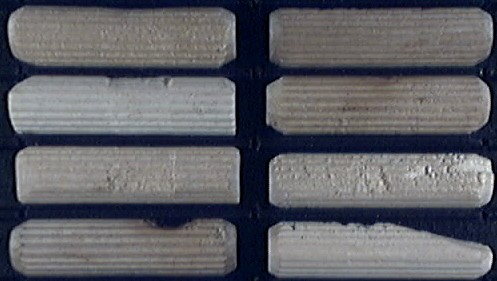
#> input picture task11.jpg, 497 x 281 px
$ python task11_a.py
#> lines starting #> are read from the running program, lines starting #| are printed output that depends on the picture; after the words box and inside, x2 and y2 are one past the last pixel; in counts of white or black regions, pixels touching at a corner belong together
"""
Task:
11. Attēlu struktūras analīze
11.a) Izstrādāt datorprogrammu attēlu sliekšņošanai, sliekšņa vērtību nosakot pēc histogrammas.

Author:
Katerina Kuzmina, kk20156

Date:
08.06.2023

Šajā uzdevumā tiek aprēķināta attēla sliekšņošana,
sliekšņa vērtību nosakot pēc histogrammas.
Un tiek izmantota Otsa metode, kur attēla pikseļus
var iedalīt divās klasēs: pikseļi ar intensitāti zem sliekšņa
un pikseļi ar intensitāti virs sliekšņa..
"""

import cv2
import numpy as np


# getting histogram from an image
def find_histogram(image):
    histogram = cv2.calcHist([image], [0], None, [256], [0, 256])
    return histogram


# implementing of Otsu method to determine the best threshold value
def otsu_method(image):
    histogram = find_histogram(image)
    best_threshold = 0
    best_interclass_variance = 0

    for threshold in range(256):

        # sum of histogram values
        # [0, threshold] and [threshold + 1, end of histogram]
        class1_pixels = histogram[:threshold + 1].sum()
        class2_pixels = histogram[threshold + 1:].sum()

        # pixel intensity
        class1_intensity = np.arange(threshold + 1)
        class2_intensity = np.arange(threshold + 1, 256)

        # mean value
        if class1_pixels > 0:
            class1_mean = np.sum(class1_intensity * histogram[:threshold]) / (class1_pixels + 1e-8)
        else:
            class1_mean = 0

        if class2_pixels > 0:
            class2_mean = np.sum(class2_intensity * histogram[threshold:]) / (class2_pixels + 1e-8)
        else:
            class2_mean = 0

        # calculation of interclass variance
        interclass_variance = class1_pixels * class2_pixels * ((class1_mean - class2_mean) ** 2)

        # updating the best threshold value
        if interclass_variance > best_interclass_variance:
            best_interclass_variance = interclass_variance
            best_threshold = threshold

    return best_threshold


def get_new_image(image, threshold_value):

    # getting new image after applying threshold value
    tr_image = np.where(image > threshold_value, 255, 0).astype(np.uint8)

    return tr_image


image = cv2.imread("task11.jpg", 0)
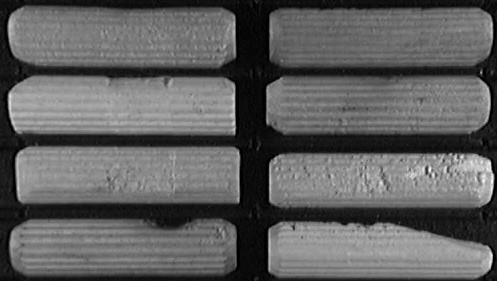
#> image: shape (281, 497); min 0, max 252, mean 94.5

# histogram = find_histogram(image)
threshold_value = otsu_method(image)
#> in find_histogram, `histogram = cv2.calcHist([image], [0], None, [256], [0, 256])`: histogram = 256 values, max 1692 at index 117, min 0 at index 238, mean 545.5
#> the loop in otsu_method, `for threshold in range(256):` made 256 passes
#> (class1_pixels, class2_pixels, class1_mean, class2_mean, best_interclass_variance) on passes 1 to 12: (544, 139113, 0, 32767.6, 8.13e+16), (913, 138744, 0.596, 32725.8, 1.36e+17), (1258, 138399, 2.18, 32718.4, 1.86e+17), (1574, 138083, 4.8, 32708.7, 2.32e+17), (1922, 137735, 8.19, 32712.4, 2.83e+17), (2389, 137268, 12.07, 32736, 3.51e+17), (2935, 136722, 17.09, 32749.3, 4.3e+17), (3658, 135999, 22.47, 32785.4, 5.34e+17), (4499, 135158, 29.27, 32806.9, 6.53e+17), (5539, 134118, 36.55, 32847.8, 8e+17), (6742, 132915, 45.19, 32879.9, 9.66e+17), (8066, 131591, 55.17, 32901.7, 1.15e+18)
#> (class1_pixels, class2_pixels, class1_mean, class2_mean, interclass_variance) on passes 38 to 43: (36506, 103151, 697.5, 32025.9, 3.7e+18), (36774, 102883, 735.6, 31982.1, 3.69e+18), (37025, 102632, 774.7, 31937.9, 3.69e+18), (37255, 102402, 814.9, 31891.5, 3.68e+18), (37459, 102198, 856.3, 31842.4, 3.68e+18), (37674, 101983, 897.8, 31803.9, 3.67e+18)
#> after the loop in otsu_method, `for threshold in range(256):`: best_interclass_variance = 3.7e+18; best_threshold = 36
#> threshold_value = 36
new_image = get_new_image(image, threshold_value)
#> in get_new_image, `tr_image = np.where(image > threshold_value, 255, 0).astype(np.uint8)`:
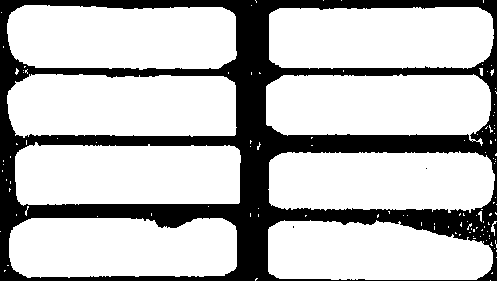
#> tr_image: shape (281, 497); 74.1% white; 3 black regions (2 under 20 px), largest, box (x1, y1, x2, y2) and area: (0, 0, 497, 281) 36216

cv2.imshow('', new_image)
cv2.waitKey(0)
cv2.destroyAllWindows()

$ run again, with task9.jpg copied over task11.jpg
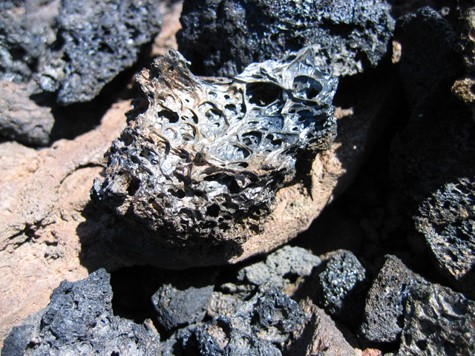
#> input picture task9.jpg, 475 x 356 px
#> `image = cv2.imread("task11.jpg", 0)`:
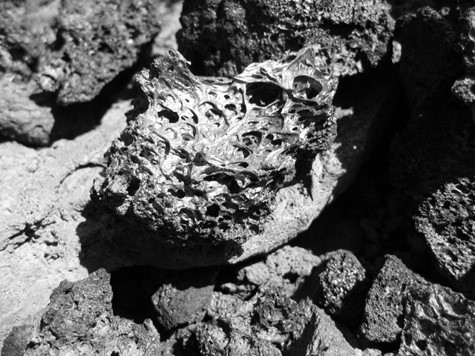
#> image: shape (356, 475); min 0, max 255, mean 93.3
#> in find_histogram, `histogram = cv2.calcHist([image], [0], None, [256], [0, 256])`: histogram = 256 values, max 3514 at index 9, min 90 at index 251, mean 660.5
#> the loop in otsu_method, `for threshold in range(256):` made 256 passes
#> (class1_pixels, class2_pixels, class1_mean, class2_mean, best_interclass_variance) on passes 1 to 8: (563, 168537, 0, 32749, 1.02e+17), (1841, 167259, 0.306, 32888.4, 3.33e+17), (4158, 164942, 1.33, 33095.5, 7.51e+17), (7296, 161804, 3.42, 33266.9, 1.31e+18), (10687, 158413, 6.83, 33328.5, 1.88e+18), (14093, 155007, 11.37, 33341.9, 2.43e+18), (17458, 151642, 16.95, 33342.8, 2.94e+18), (20863, 148237, 23.43, 33361.1, 3.44e+18)
#> after the loop in otsu_method, `for threshold in range(256):`: best_interclass_variance = 6.75e+18; best_threshold = 32
#> in get_new_image, `tr_image = np.where(image > threshold_value, 255, 0).astype(np.uint8)`:
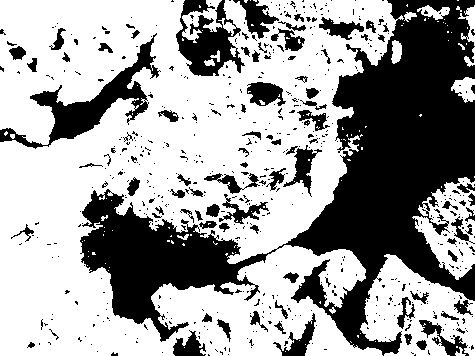
#> tr_image: shape (356, 475); 62.8% white; 574 black regions (483 under 20 px), largest, box (x1, y1, x2, y2) and area: (80, 0, 475, 356) 44231, (0, 33, 161, 149) 3928, (176, 0, 245, 76) 2672
